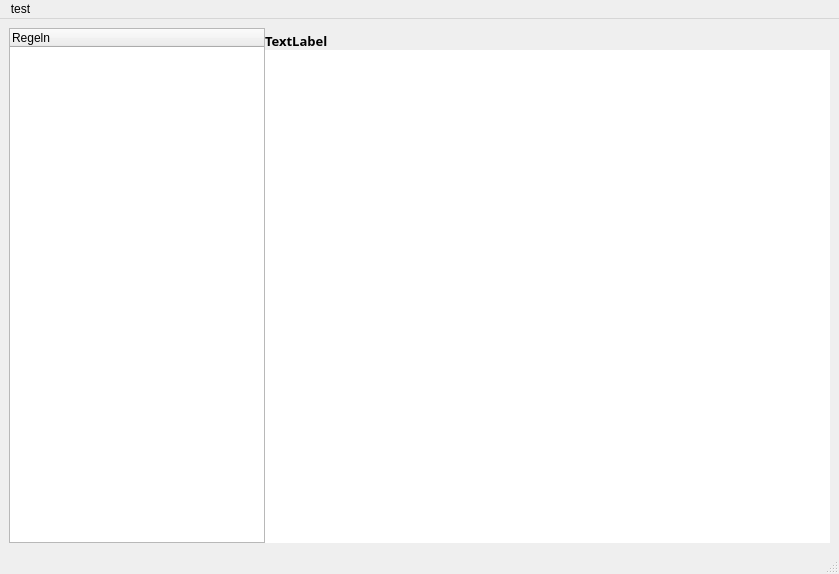
<?xml version="1.0" encoding="UTF-8"?>
<ui version="4.0">
 <class>main_window</class>
 <widget class="QMainWindow" name="main_window">
  <property name="geometry">
   <rect>
    <x>0</x>
    <y>0</y>
    <width>839</width>
    <height>574</height>
   </rect>
  </property>
  <property name="windowTitle">
   <string>test</string>
  </property>
  <widget class="QWidget" name="central_widget">
   <layout class="QGridLayout" name="base_layout">
    <item row="0" column="0">
     <layout class="QHBoxLayout" name="horizontal_layout">
      <property name="spacing">
       <number>0</number>
      </property>
      <property name="sizeConstraint">
       <enum>QLayout::SetDefaultConstraint</enum>
      </property>
      <property name="leftMargin">
       <number>0</number>
      </property>
      <item>
       <widget class="QTreeWidget" name="tree_widget">
        <property name="sizePolicy">
         <sizepolicy hsizetype="Preferred" vsizetype="Expanding">
          <horstretch>0</horstretch>
          <verstretch>1</verstretch>
         </sizepolicy>
        </property>
        <column>
         <property name="text">
          <string notr="true">Regeln</string>
         </property>
        </column>
       </widget>
      </item>
      <item>
       <layout class="QVBoxLayout" name="verticalLayout" stretch="0,0">
        <property name="spacing">
         <number>0</number>
        </property>
        <property name="leftMargin">
         <number>0</number>
        </property>
        <property name="topMargin">
         <number>4</number>
        </property>
        <item>
         <widget class="QLabel" name="Title">
          <property name="sizePolicy">
           <sizepolicy hsizetype="Preferred" vsizetype="Preferred">
            <horstretch>5</horstretch>
            <verstretch>0</verstretch>
           </sizepolicy>
          </property>
          <property name="font">
           <font>
            <family>Open Sans</family>
            <pointsize>10</pointsize>
            <weight>75</weight>
            <bold>true</bold>
            <stylestrategy>PreferAntialias</stylestrategy>
           </font>
          </property>
          <property name="text">
           <string>TextLabel</string>
          </property>
         </widget>
        </item>
        <item>
         <widget class="QGraphicsView" name="graphics_view">
          <property name="sizePolicy">
           <sizepolicy hsizetype="MinimumExpanding" vsizetype="Expanding">
            <horstretch>3</horstretch>
            <verstretch>1</verstretch>
           </sizepolicy>
          </property>
          <property name="frameShape">
           <enum>QFrame::NoFrame</enum>
          </property>
          <property name="frameShadow">
           <enum>QFrame::Plain</enum>
          </property>
          <property name="verticalScrollBarPolicy">
           <enum>Qt::ScrollBarAsNeeded</enum>
          </property>
         </widget>
        </item>
       </layout>
      </item>
     </layout>
    </item>
   </layout>
  </widget>
  <widget class="QMenuBar" name="menubar">
   <property name="geometry">
    <rect>
     <x>0</x>
     <y>0</y>
     <width>839</width>
     <height>18</height>
    </rect>
   </property>
   <widget class="QMenu" name="menutest">
    <property name="title">
     <string>test</string>
    </property>
    <addaction name="separator"/>
    <addaction name="separator"/>
   </widget>
   <addaction name="menutest"/>
  </widget>
  <widget class="QStatusBar" name="statusbar"/>
 </widget>
 <resources/>
 <connections/>
</ui>
